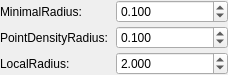
             <widget class="QWidget" name="scrollAreaWidgetContents_6">
              <property name="geometry">
               <rect>
                <x>0</x>
                <y>0</y>
                <width>228</width>
                <height>75</height>
               </rect>
              </property>
              <layout class="QVBoxLayout" name="verticalLayout_16">
               <property name="spacing">
                <number>3</number>
               </property>
               <property name="leftMargin">
                <number>0</number>
               </property>
               <property name="topMargin">
                <number>0</number>
               </property>
               <property name="rightMargin">
                <number>0</number>
               </property>
               <property name="bottomMargin">
                <number>0</number>
               </property>
               <item>
                <layout class="QHBoxLayout" name="horizontalLayout_42">
                 <item>
                  <widget class="QLabel" name="label_40">
                   <property name="text">
                    <string>MinimalRadius: </string>
                   </property>
                  </widget>
                 </item>
                 <item>
                  <widget class="QDoubleSpinBox" name="dspin_min_r2">
                   <property name="decimals">
                    <number>3</number>
                   </property>
                   <property name="maximum">
                    <double>99999.000000000000000</double>
                   </property>
                   <property name="value">
                    <double>0.100000000000000</double>
                   </property>
                  </widget>
                 </item>
                </layout>
               </item>
               <item>
                <layout class="QHBoxLayout" name="horizontalLayout_44">
                 <item>
                  <widget class="QLabel" name="label_42">
                   <property name="text">
                    <string>PointDensityRadius: </string>
                   </property>
                  </widget>
                 </item>
                 <item>
                  <widget class="QDoubleSpinBox" name="dspin_p_r">
                   <property name="decimals">
                    <number>3</number>
                   </property>
                   <property name="maximum">
                    <double>99999.000000000000000</double>
                   </property>
                   <property name="value">
                    <double>0.100000000000000</double>
                   </property>
                  </widget>
                 </item>
                </layout>
               </item>
               <item>
                <layout class="QHBoxLayout" name="horizontalLayout_43">
                 <item>
                  <widget class="QLabel" name="label_41">
                   <property name="text">
                    <string>LocalRadius: </string>
                   </property>
                  </widget>
                 </item>
                 <item>
                  <widget class="QDoubleSpinBox" name="dspin_l_r">
                   <property name="decimals">
                    <number>3</number>
                   </property>
                   <property name="maximum">
                    <double>99999.000000000000000</double>
                   </property>
                   <property name="value">
                    <double>2.000000000000000</double>
                   </property>
                  </widget>
                 </item>
                </layout>
               </item>
               <item>
                <spacer name="verticalSpacer_12">
                 <property name="orientation">
                  <enum>Qt::Vertical</enum>
                 </property>
                 <property name="sizeHint" stdset="0">
                  <size>
                   <width>20</width>
                   <height>40</height>
                  </size>
                 </property>
                </spacer>
               </item>
              </layout>
             </widget>
